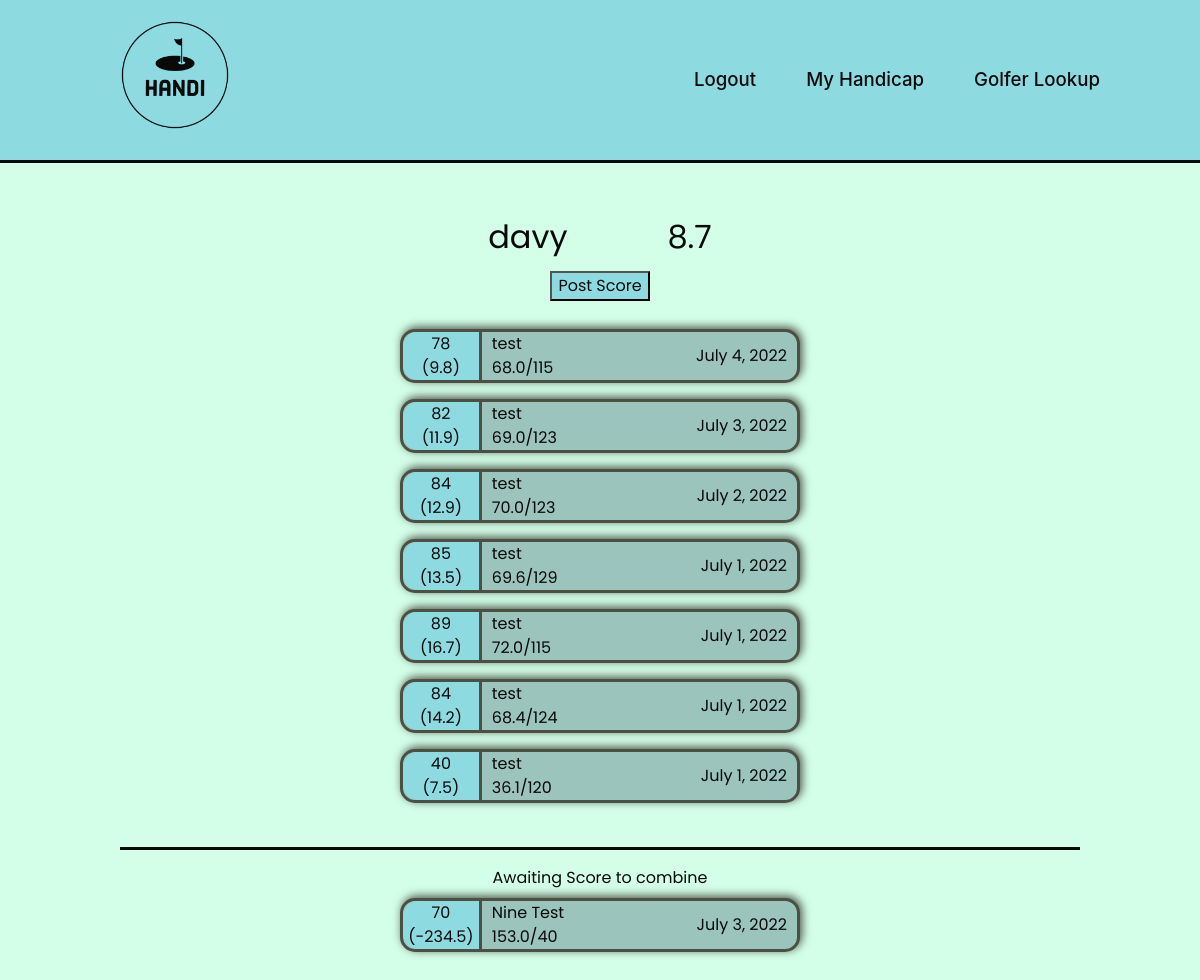
Page / (signed in) on the earlier database version.
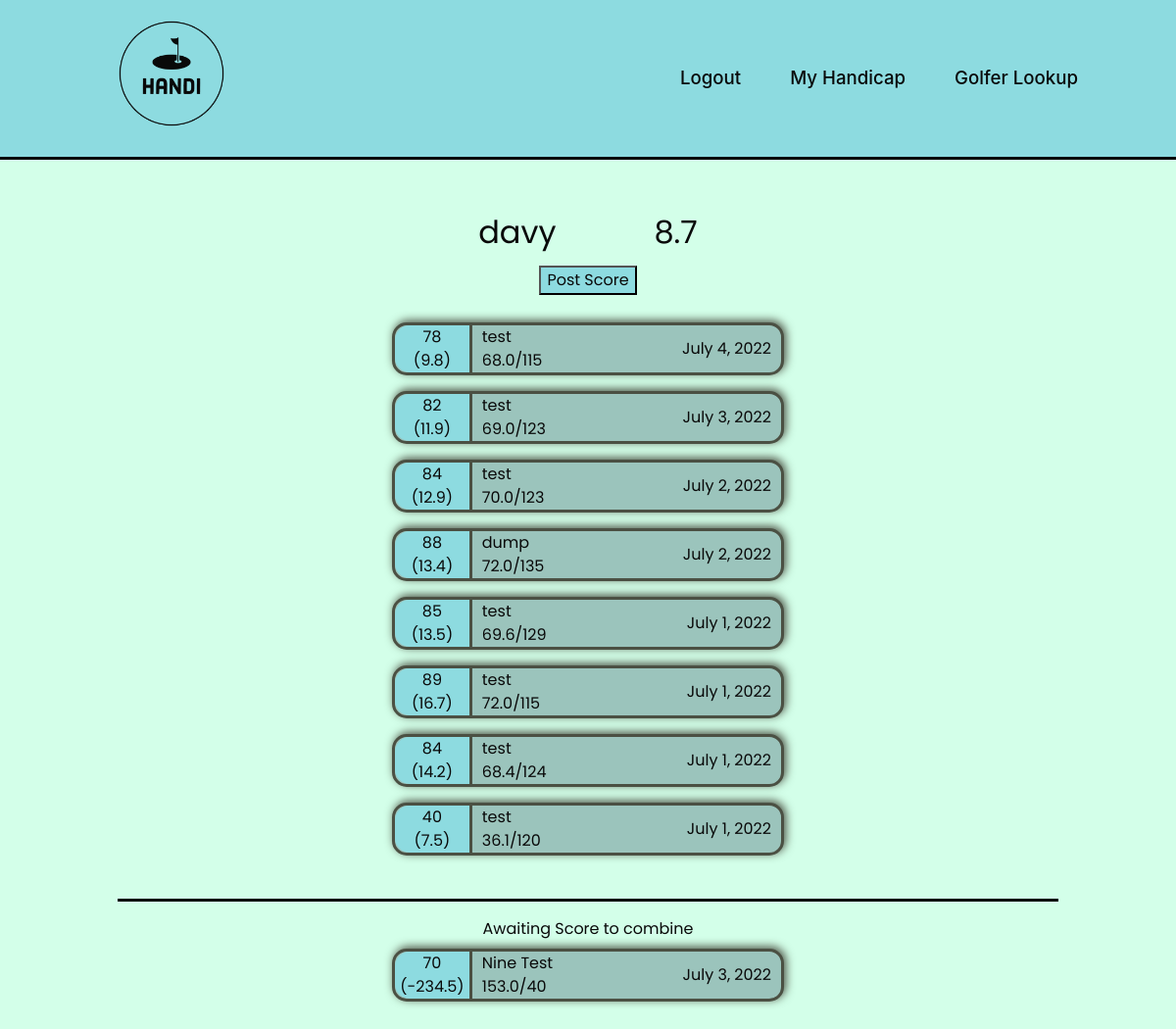
Same page on the later database version.
### calculator/models.py (models this page shows)
class Score(models.Model):
    golfer = models.ForeignKey(User, on_delete=models.CASCADE, related_name='posted_by')
    holes = models.IntegerField(choices = [(9,9),(18,18)])
    course = models.CharField(max_length=64)
    date = models.DateField()
    score = models.IntegerField()
    rating = models.FloatField()
    slope = models.IntegerField()
    differential = models.FloatField()

### calculator/views.py (the view)
# urls.py: path('',views.index, name='index'),
def index(request):
    if request.user.is_authenticated:
        user = User.objects.get(username = request.user)
        scores = Score.objects.filter(golfer=user, holes='18').order_by('-date')[:20]
        try:
            nine_score = Score.objects.get(golfer=user, holes='9')
        except:
            nine_score = None
        return render(request, 'index.html', {"scores": scores, "nine_score": nine_score})
    else:
        return render(request, 'index.html')

### calculator/models.py (called while the page is built)
    def __str__(self):
        return self.username

### calculator/templates/index.html (shortened to what this page needs)
{% extends "layout.html" %}
{% load static %}
{% block body %}
{% if user.is_authenticated %}
    <div class="main-container">
        <div class="sub-container">
            <div class="title-text">{{user}}</div>
            <div class="title-text">{{user.handicap}}</div>
        </div>
        <button class="button"><a class="nav-link-text" href="/add">Post Score</a></button>
        {% for score in scores %}
        <div class="score-box">
            <div class="sub-score-box">
                <div>{{score.score}}</div>
                <div>({{score.differential}})</div>
            </div>
            <div class="course-info">
                <div>{{score.course}}</div>
                <div>{{score.rating}}/{{score.slope}}</div>
            </div>
            <div class="date">
                {{score.date}}
            </div>
        </div>
            {% endfor %}
            {% if nine_score %}
            <hr>
            <div class="centered-text"> Awaiting Score to combine </div>
            <div class="score-box">
                <div class="sub-score-box">
                    <div>{{nine_score.score}}</div>
                    <div>({{nine_score.differential}})</div>
                </div>
                <div class="course-info">
                    <div>{{nine_score.course}}</div>
                    <div>{{nine_score.rating}}/{{nine_score.slope}}</div>
                </div>
                <div class="date">
                    {{nine_score.date}}
                </div>
            </div>
            {% endif %}
    </div>
{% endif %}
{% endblock %}

Differences in the rows shown:
added Score: score "88", differential "13.4", course "dump", rating "72.0", slope "135", date "July 2, 2022"
